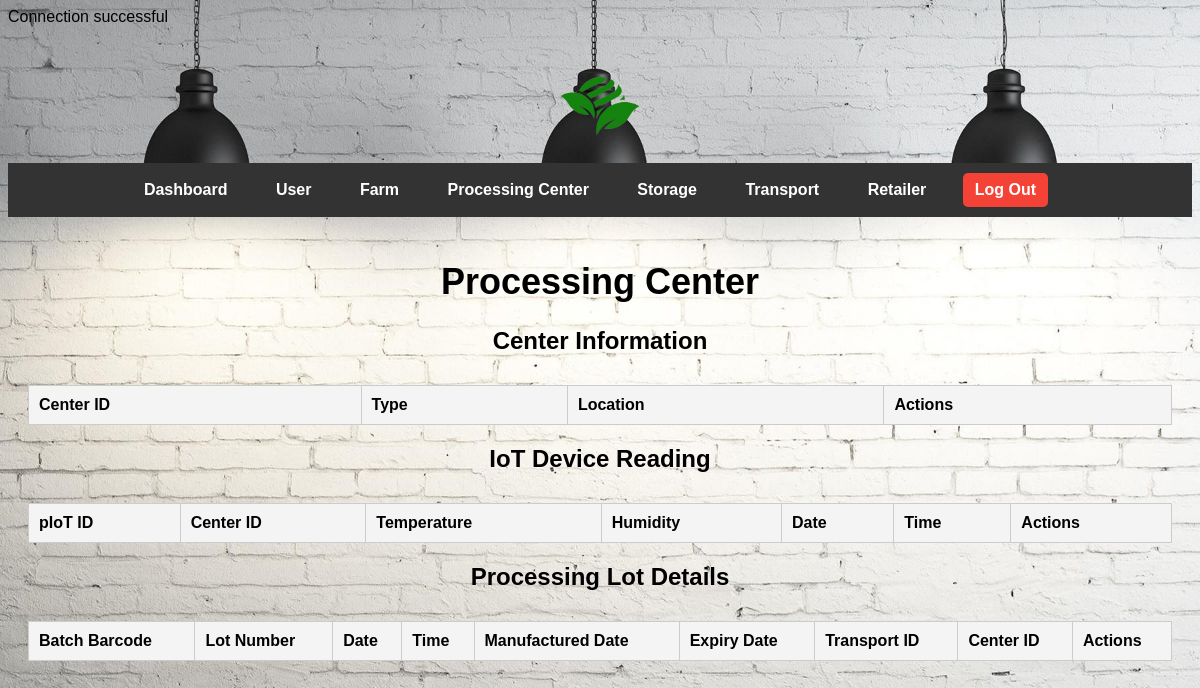
/admin_processing_center.php, run on an earlier commit of the app's database.
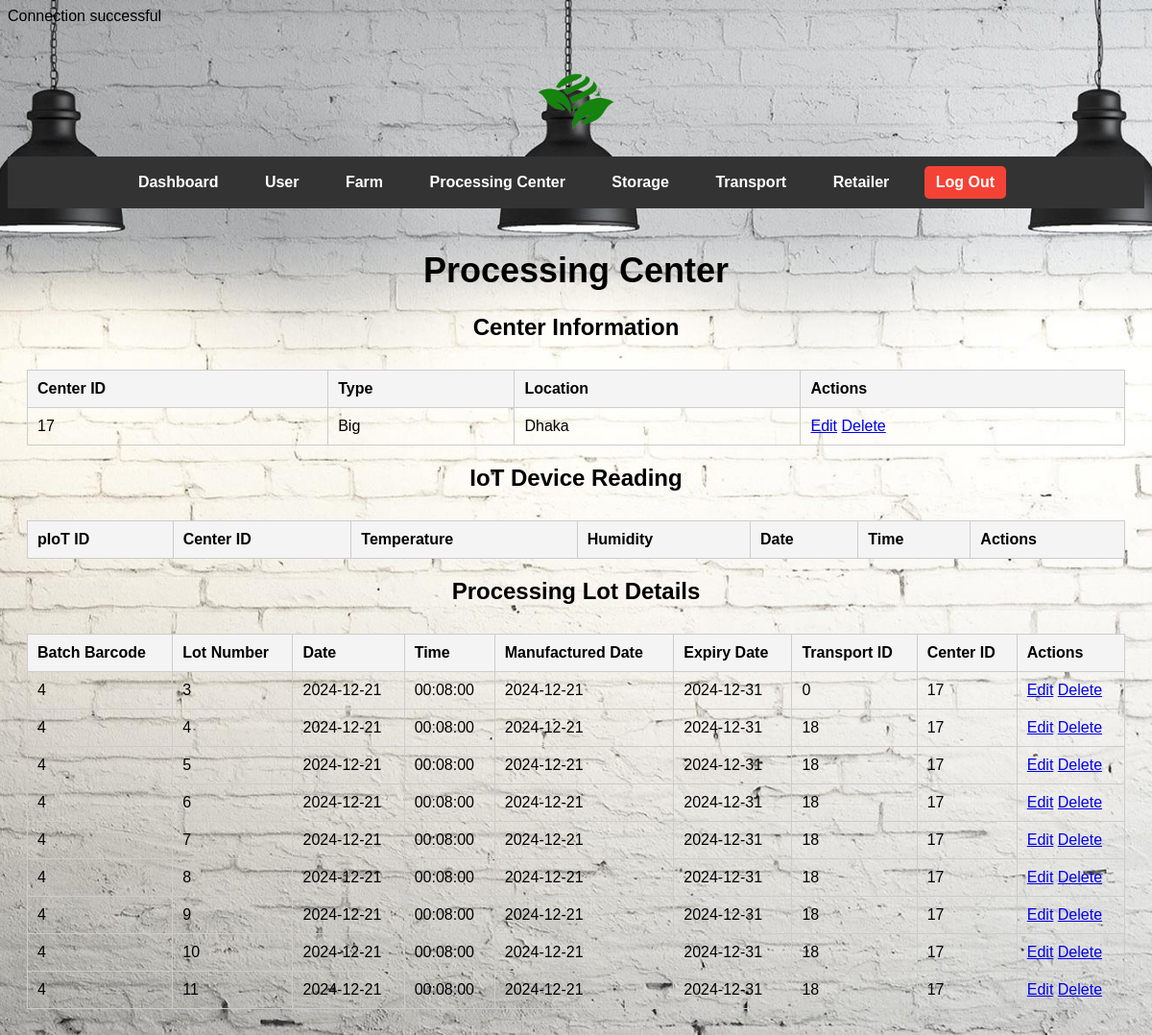
And on a later commit of the database.
### tables this page shows
CREATE TABLE `tblprocessingcenter` (
  `Center ID` int(7) NOT NULL,
  `Type` varchar(20) NOT NULL,
  `Location` varchar(100) NOT NULL
);

CREATE TABLE `tblprocessinglot` (
  `Batch Barcode` int(13) NOT NULL,
  `Lot Number` int(7) NOT NULL,
  `Date` date NOT NULL,
  `Time` time NOT NULL,
  `Manufactured Date` date NOT NULL,
  `Expiry Date` date NOT NULL,
  `stTransport ID` int(7) NOT NULL,
  `Center ID` int(7) NOT NULL
);

### admin_processing_center.php (the view, shortened to what this page needs)
<?php
include('connect.php');
$center_sql = "SELECT * FROM tblprocessingcenter";
$center_result = $conn->query($center_sql);
$lot_sql = "SELECT * FROM tblprocessinglot";
$lot_result = $conn->query($lot_sql);
?>
<!DOCTYPE html>
<html lang="en">
<head>
    <link rel="stylesheet" href="admin_style.css">
</head>
<body class="admin-page">
    <header>
        <img src="logo.png" alt="Logo" class="logo">
        <nav class="navbar">
            <ul>
            <li><a href="admin.php">Dashboard</a></li>
                <li><a href="admin_user.php">User</a></li>
                <li><a href="#farm">Farm</a></li>
                <li><a href="admin_processing_center.php">Processing Center</a></li>
                <li><a href="#storage">Storage</a></li>
                <li><a href="#transport">Transport</a></li>
                <li><a href="#retailer">Retailer</a></li>
                <li><a href="starting_page.php" class="btn-logout">Log Out</a></li>
            </ul>
        </nav>
    </header>
    <main>
        <h1>Processing Center</h1>
        <h2>Center Information</h2>
        <table class="table table-bordered">
            <thead>
                <tr>
                    <th>Center ID</th>
                    <th>Type</th>
                    <th>Location</th>
                    <th>Actions</th>
                </tr>
            </thead>
            <tbody>
                <?php while($row = $center_result->fetch_assoc()) { ?>
                <tr>
                    <td><?php echo $row['Center ID']; ?></td>
                    <td><?php echo $row['Type']; ?></td>
                    <td><?php echo $row['Location']; ?></td>
                    <td>
                        <a href="admin_processing_center_edit.php?id=<?php echo $row['Center ID']; ?>" class="btn btn-warning btn-sm">Edit</a>
                        <a href="admin_processing_center.php?id=<?php echo $row['Center ID']; ?>" class="btn btn-danger btn-sm" onclick="return confirm('Are you sure you want to delete this?')">Delete</a>
                    </td>
                </tr>
                <?php } ?>
            </tbody>
        </table>
        <h2>IoT Device Reading</h2>
        <table class="table table-bordered">
            <thead>
                <tr>
                    <th>pIoT ID</th>
                    <th>Center ID</th>
                    <th>Temperature</th>
                    <th>Humidity</th>
                    <th>Date</th>
                    <th>Time</th>
                    <th>Actions</th>
                </tr>
            </thead>
        </table>
        <h2>Processing Lot Details</h2>
        <table class="table table-bordered">
            <thead>
                <tr>
                    <th>Batch Barcode</th>
                    <th>Lot Number</th>
                    <th>Date</th>
                    <th>Time</th>
                    <th>Manufactured Date</th>
                    <th>Expiry Date</th>
                    <th>Transport ID</th>
                    <th>Center ID</th>
                    <th>Actions</th>
                </tr>
            </thead>
            <tbody>
                <?php while($row = $lot_result->fetch_assoc()) { ?>
                <tr>
                    <td><?php echo $row['Batch Barcode']; ?></td>
                    <td><?php echo $row['Lot Number']; ?></td>
                    <td><?php echo $row['Date']; ?></td>
                    <td><?php echo $row['Time']; ?></td>
                    <td><?php echo $row['Manufactured Date']; ?></td>
                    <td><?php echo $row['Expiry Date']; ?></td>
                    <td><?php echo $row['stTransport ID']; ?></td>
                    <td><?php echo $row['Center ID']; ?></td>
                    <td>
                        <a href="admin_processing_center_edit.php?id=<?php echo $row['Batch Barcode']; ?>" class="btn btn-warning btn-sm">Edit</a>
                        <a href="admin_processing_center.php?id=<?php echo $row['Batch Barcode']; ?>" class="btn btn-danger btn-sm" onclick="return confirm('Are you sure you want to delete this?')">Delete</a>
                    </td>
                </tr>
                <?php } ?>
            </tbody>
        </table>
    </main>
</body>
</html>

What changed in the data, as far as the page shows it:
added tblprocessingcenter: Center ID "17", Type "Big", Location "Dhaka"
added tblprocessinglot: Batch Barcode "4", Lot Number "3", Date "2024-12-21", Time "00:08:00", Manufactured Date "2024-12-21", Expiry Date "2024-12-31", stTransport ID "0", Center ID "17"
added tblprocessinglot: Batch Barcode "4", Lot Number "4", Date "2024-12-21", Time "00:08:00", Manufactured Date "2024-12-21", Expiry Date "2024-12-31", stTransport ID "18", Center ID "17"
added tblprocessinglot: Batch Barcode "4", Lot Number "5", Date "2024-12-21", Time "00:08:00", Manufactured Date "2024-12-21", Expiry Date "2024-12-31", stTransport ID "18", Center ID "17"
added tblprocessinglot: Batch Barcode "4", Lot Number "6", Date "2024-12-21", Time "00:08:00", Manufactured Date "2024-12-21", Expiry Date "2024-12-31", stTransport ID "18", Center ID "17"
added tblprocessinglot: Batch Barcode "4", Lot Number "7", Date "2024-12-21", Time "00:08:00", Manufactured Date "2024-12-21", Expiry Date "2024-12-31", stTransport ID "18", Center ID "17"
added tblprocessinglot: Batch Barcode "4", Lot Number "8", Date "2024-12-21", Time "00:08:00", Manufactured Date "2024-12-21", Expiry Date "2024-12-31", stTransport ID "18", Center ID "17"
added tblprocessinglot: Batch Barcode "4", Lot Number "9", Date "2024-12-21", Time "00:08:00", Manufactured Date "2024-12-21", Expiry Date "2024-12-31", stTransport ID "18", Center ID "17"
added tblprocessinglot: Batch Barcode "4", Lot Number "10", Date "2024-12-21", Time "00:08:00", Manufactured Date "2024-12-21", Expiry Date "2024-12-31", stTransport ID "18", Center ID "17"
added tblprocessinglot: Batch Barcode "4", Lot Number "11", Date "2024-12-21", Time "00:08:00", Manufactured Date "2024-12-21", Expiry Date "2024-12-31", stTransport ID "18", Center ID "17"
